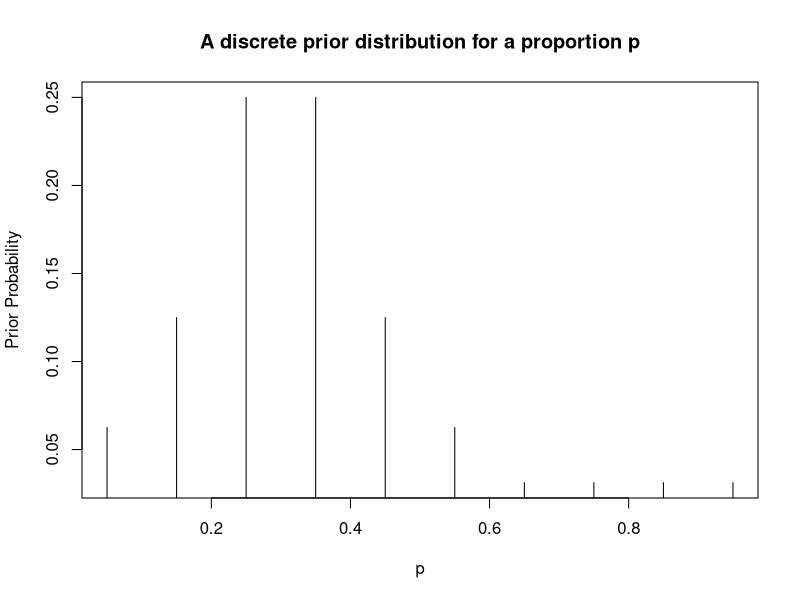
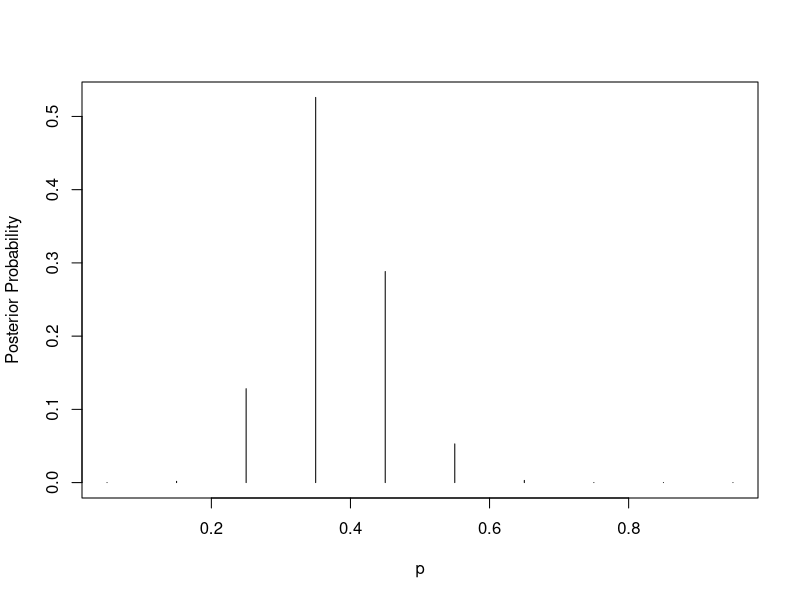
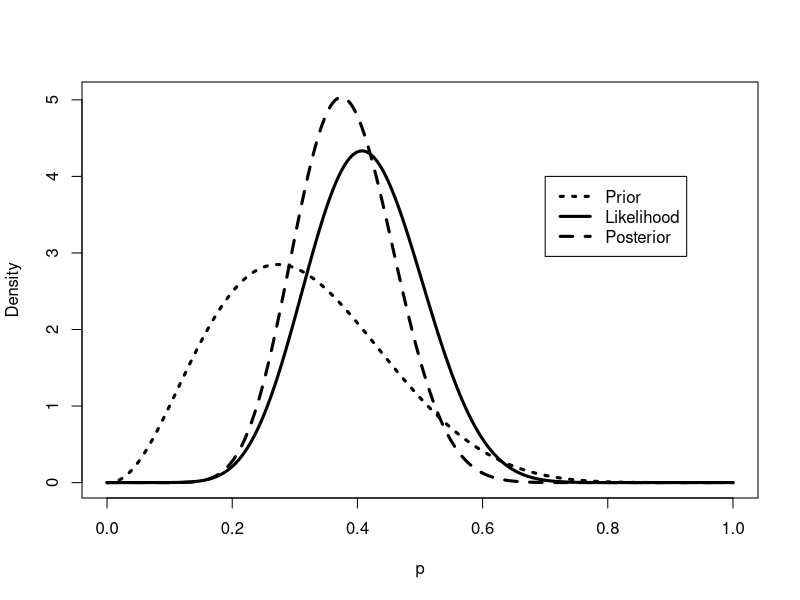
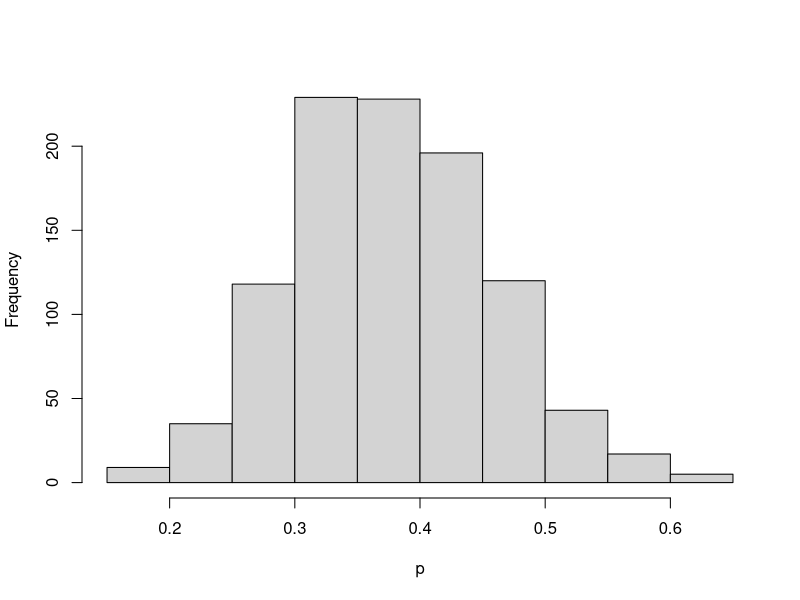
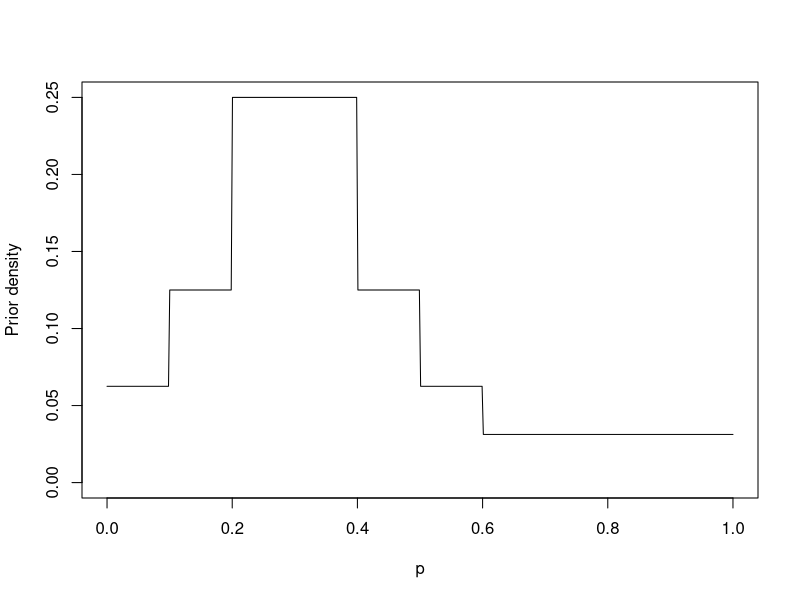
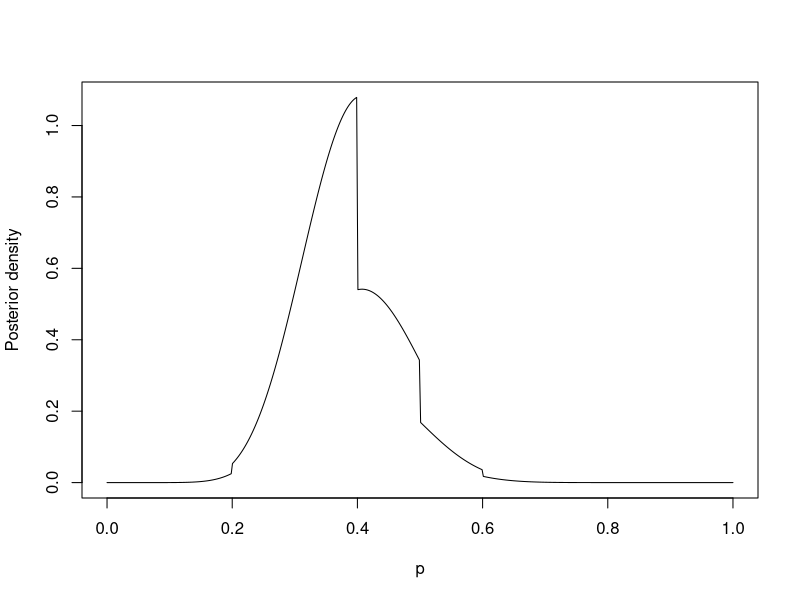
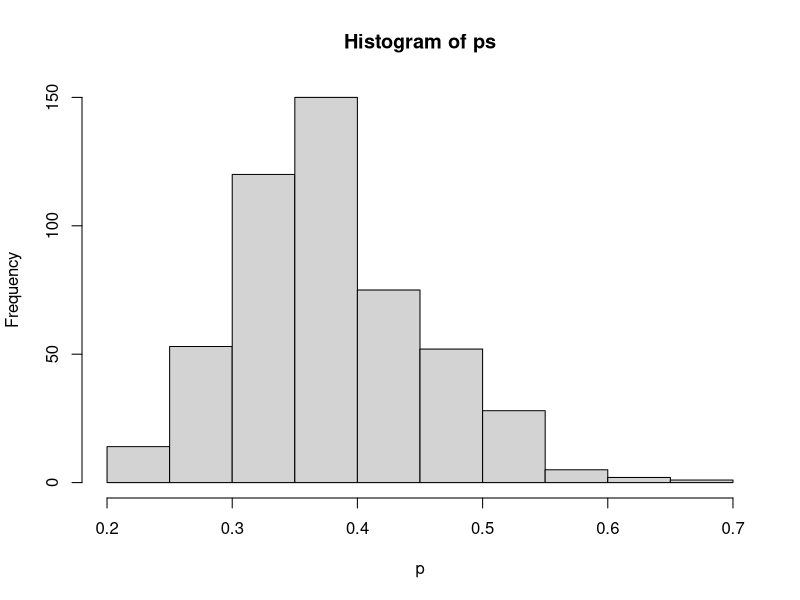
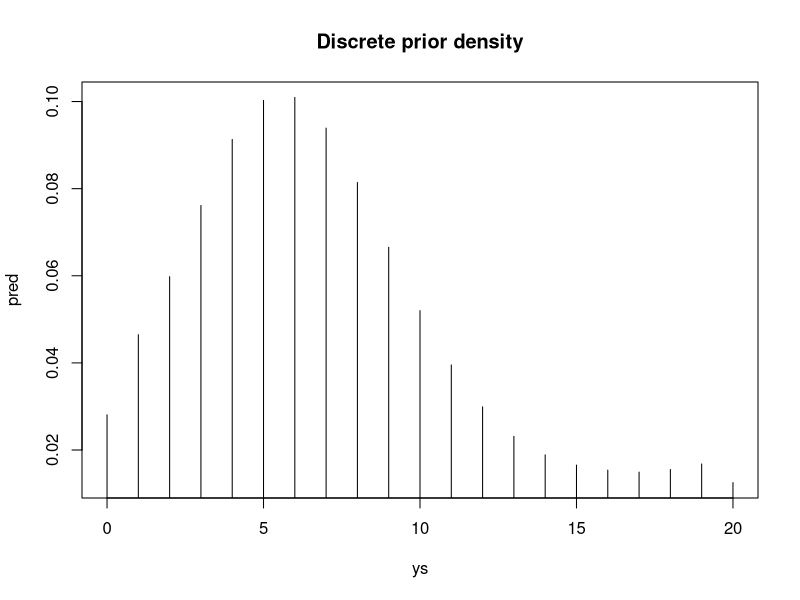

The R script that drew these images, in order:
## ---- chunk 1
p = seq(0.05, 0.95, by=0.1)    # vector of proportion values
prior = c(2, 4, 8, 8, 4, 2, 1, 1, 1, 1)    # corresponding weights
prior = prior/sum(prior) 
plot(p, prior, type='h',
     ylab="Prior Probability")
title("A discrete prior distribution for a proportion p")
## ---- chunk 2
library(LearnBayes)

data = c(11, 16) 
post = pdisc(p=p, prior=prior, data=data)
cbind(p, prior, post) 
## ---- chunk 3
plot(p, post, type='h',
     ylab="Posterior Probability")
## ---- chunk 4
p = seq(0, 1, length=500) 
a = 3.4; b = 7.4    # chosen by trial and error
s = 11; f = 16
prior = dbeta(p, a, b)
like = dbeta(p, s+1, f+1) 
post = dbeta(p, a+s, b+f)
plot(p, post, type='l', ylab="Density", lty=2, lwd=3)
lines(p, like, lty=1, lwd=3)
lines(p, prior, lty=3, lwd=3)
legend(.7, 4,
       c("Prior", "Likelihood", "Posterior"),
       lty=c(3, 1, 2), lwd=c(3, 3, 3))
## ---- chunk 5
1 - pbeta(0.5, a+s, b+f)
qbeta(c(0.05, 0.95), a+s, b+f)
## ---- chunk 6
# Simulate 1000 random proportion values from the beta(a+s, b+f)
ps = rbeta(1000, a+s, b+f)
# Histogram 
hist(ps, xlab="p", main="")
## ---- chunk 7
sum(ps >= 0.5)/1000
## ---- chunk 8
quantile(ps, c(0.05, 0.95))
## ---- chunk 9
midpt = seq(0.05, 0.95, by=0.1)    # a vector containing the midpoints of the intervals 
prior = c(2, 4, 8, 8, 4, 2, 1, 1, 1, 1)  # a vector containing the associated prior weights
prior = prior/sum(prior)    # convert to probabilities 
p = seq(0, 1, length=500) 
plot(p, histprior(p, midpt, prior),
     type='l', 
     ylab="Prior density", ylim=c(0, .25))
## ---- chunk 10
like = dbeta(p, s+1, f+1) 
post = like * histprior(p, midpt, prior)

plot(p, post, type='l',
     ylab="Posterior density")
## ---- chunk 11
# Convert the products on the grid to probabilities 
post = post/sum(post) 

# Take a sample with replacement from the grid 
ps = sample(p, replace=TRUE, prob=post) 

# Histogram 
hist(ps, xlab="p")
## ---- chunk 12
p = seq(0.05, 0.95, by=.1)    # vector of proportion values 
prior = c(2, 4, 8, 8, 4, 2, 1, 1, 1, 1) 
prior = prior/sum(prior)    # vector of current probabilities 
m = 20; ys = 0:m
pred = pdiscp(p, prior, m, ys) 
plot(ys, pred, type='h') 
title("Discrete prior density")
## ---- chunk 13
ab = c(3.4, 7.4) 
m = 20; ys = 0:m
pred = pbetap(ab, m, ys) 
plot(ys, pred, type='h')
title("Beta(3.4, 7.4) distribution prior density")
## ---- chunk 14
# First simulate 1000 draws from the prior (beta(3.4, 7.4))
p = rbeta(1000, 3.4, 7.4) 

# Simulate values of predictive y 
y = rbinom(1000, 20, p) 

# Summarize the simulated draws of predictive y and
# Save the frequencies of predictive y 
freq = table(y)
ys = c(0:max(y)) 

# Convert the frequencies to probabilities 
predprob = freq/sum(freq) 

# Visualize 
plot(ys, predprob, type='h', xlab="y",
     ylab="Predictive Probability") 
## ---- chunk 15
dist = cbind(ys, predprob) 
dist 
covprob = .9 
discint(dist, covprob) 
